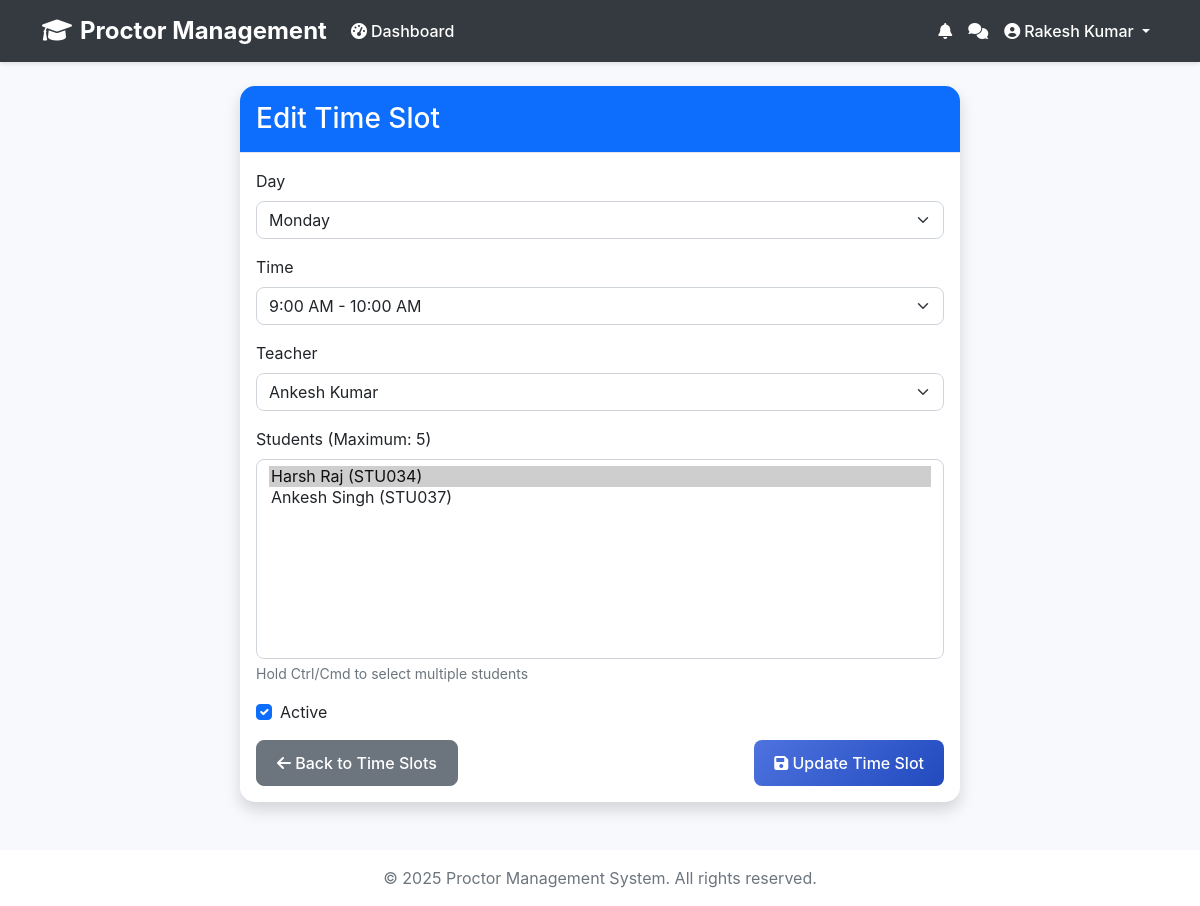
/admin-panel/time-slots/edit/42/ (signed in), run on the app's committed database.
### accounts/models.py (models this page shows, shortened)
class User(AbstractUser):
    ROLE_CHOICES = (
        ('student', 'Student'),
        ('teacher', 'Teacher'),
        ('admin', 'Admin'),
    )
    role = models.CharField(max_length=10, choices=ROLE_CHOICES, default='student')
    phone_number = models.CharField(max_length=15, blank=True, null=True)
    address = models.TextField(blank=True, null=True)
    is_email_verified = models.BooleanField(default=False)
    password_reset_token = models.CharField(max_length=32, null=True, blank=True)
    password_reset_expires = models.DateTimeField(null=True, blank=True)

### admin_panel/models.py (models this page shows, shortened)
class TimeSlot(models.Model):
    DAY_CHOICES = [
        (0, 'Monday'),
        (1, 'Tuesday'),
        (2, 'Wednesday'),
        (3, 'Thursday'),
        (4, 'Friday'),
        (5, 'Saturday'),
        (6, 'Sunday'),
    ]
    TIME_CHOICES = [
        (1, '9:00 AM - 10:00 AM'),
        (2, '10:00 AM - 11:00 AM'),
        (3, '11:00 AM - 12:00 PM'),
        (4, '12:00 PM - 1:00 PM'),
        (5, '2:00 PM - 3:00 PM'),
        (6, '3:00 PM - 4:00 PM'),
        (7, '4:00 PM - 5:00 PM'),
    ]
    day = models.IntegerField(choices=DAY_CHOICES)
    time = models.IntegerField(choices=TIME_CHOICES)
    teacher = models.ForeignKey('teacher.Teacher', on_delete=models.CASCADE, related_name='time_slots')
    students = models.ManyToManyField('student.Student', related_name='time_slots')
    is_active = models.BooleanField(default=True)
    created_at = models.DateTimeField(auto_now_add=True)
    updated_at = models.DateTimeField(auto_now=True)
    class Meta:
        unique_together = ['day', 'time', 'teacher']
        ordering = ['day', 'time']

### teacher/models.py (models this page shows, shortened)
class Teacher(models.Model):
    user = models.OneToOneField(User, on_delete=models.CASCADE)
    department = models.CharField(max_length=100)
    designation = models.CharField(max_length=100)

### student/models.py (models this page shows, shortened)
class Student(models.Model):
    user = models.OneToOneField(settings.AUTH_USER_MODEL, on_delete=models.CASCADE)
    roll_number = models.CharField(max_length=20, unique=True)
    department = models.CharField(max_length=100)
    semester = models.IntegerField()
    assigned_proctor = models.ForeignKey('proctor.Proctor', on_delete=models.SET_NULL, null=True, related_name='assigned_students')
    created_at = models.DateTimeField(auto_now_add=True, null=True, blank=True)
    updated_at = models.DateTimeField(auto_now=True)
    date_of_birth = models.DateField(null=True, blank=True)

### admin_panel/views.py (the view, shortened to what this page needs)
# urls.py: path('time-slots/edit/<int:slot_id>/', views.edit_time_slot, name='edit_time_slot'),
@login_required
def edit_time_slot(request, slot_id):
    if request.user.role != 'admin':
        return redirect('dashboard')
    time_slot = get_object_or_404(TimeSlot, id=slot_id)
    settings = RoutineGeneratorSettings.objects.first()
    teachers = Teacher.objects.all()
    students = Student.objects.all()
    context = {
        'time_slot': time_slot,
        'teachers': teachers,
        'students': students,
        'day_choices': TimeSlot.DAY_CHOICES,
        'time_choices': TimeSlot.TIME_CHOICES,
        'max_students': settings.students_per_slot if settings else 5,
    }
    return render(request, 'admin_panel/edit_time_slot.html', context)

### accounts/context_processors.py (called while the page is built)
def unread_notifications_count(request):
    if request.user.is_authenticated:
        count = Notification.objects.filter(user=request.user, is_read=False).count()
    else:
        count = 0
    return {'unread_notifications_count': count}

### admin_panel/templates/admin_panel/edit_time_slot.html (shortened to what this page needs)
{% extends 'accounts/base.html' %}
{% block content %}
<div class="container">
    <div class="row mb-4">
        <div class="col-md-8 offset-md-2">
            <div class="card shadow">
                <div class="card-header bg-primary text-white">
                    <h3 class="mb-0">Edit Time Slot</h3>
                </div>
                <div class="card-body">
                    <form method="post">
                        <div class="mb-3">
                            <label for="day" class="form-label">Day</label>
                            <select class="form-select" id="day" name="day" required>
                                {% for value, label in day_choices %}
                                    <option value="{{ value }}" {% if value == time_slot.day %}selected{% endif %}>{{ label }}</option>
                                {% endfor %}
                            </select>
                        </div>
                        <div class="mb-3">
                            <label for="time" class="form-label">Time</label>
                            <select class="form-select" id="time" name="time" required>
                                {% for value, label in time_choices %}
                                    <option value="{{ value }}" {% if value == time_slot.time %}selected{% endif %}>{{ label }}</option>
                                {% endfor %}
                            </select>
                        </div>
                        <div class="mb-3">
                            <label for="teacher" class="form-label">Teacher</label>
                            <select class="form-select" id="teacher" name="teacher" required>
                                {% for teacher in teachers %}
                                    <option value="{{ teacher.id }}" {% if teacher.id == time_slot.teacher.id %}selected{% endif %}>
                                        {{ teacher.user.get_full_name }}
                                    </option>
                                {% endfor %}
                            </select>
                        </div>
                        <div class="mb-3">
                            <label for="students" class="form-label">Students (Maximum: {{ max_students }})</label>
                            <select class="form-select" id="students" name="students" multiple required>
                                {% for student in students %}
                                    <option value="{{ student.id }}" {% if student in time_slot.students.all %}selected{% endif %}>
                                        {{ student.user.get_full_name }} ({{ student.roll_number }})
                                    </option>
                                {% endfor %}
                            </select>
                            <div class="form-text">Hold Ctrl/Cmd to select multiple students</div>
                        </div>
                        <div class="mb-3">
                            <div class="form-check">
                                <input type="checkbox" class="form-check-input" id="is_active" name="is_active" {% if time_slot.is_active %}checked{% endif %}>
                                <label class="form-check-label" for="is_active">Active</label>
                            </div>
                        </div>
                        <div class="d-flex justify-content-between">
                            <a href="{% url 'time_slots' %}" class="btn btn-secondary">
                                <i class="fas fa-arrow-left"></i> Back to Time Slots
                            </a>
                            <button type="submit" class="btn btn-primary">
                                <i class="fas fa-save"></i> Update Time Slot
                            </button>
                        </div>
                    </form>
                </div>
            </div>
        </div>
    </div>
</div>
{% endblock %}

### accounts/templates/accounts/base.html (shortened to what this page needs)
<!DOCTYPE html>
<html lang="en">
<head>
    <link href="https://cdn.jsdelivr.net/npm/bootstrap@5.1.3/dist/css/bootstrap.min.css" rel="stylesheet">
    <link href="https://cdnjs.cloudflare.com/ajax/libs/font-awesome/6.0.0/css/all.min.css" rel="stylesheet">
</head>
<body>
    <nav class="navbar navbar-expand-lg navbar-dark">
        <div class="container">
            <a class="navbar-brand" href="{% url 'home' %}">
                <i class="fas fa-graduation-cap me-2"></i>Proctor Management
            </a>
            <div class="collapse navbar-collapse" id="navbarNav">
                <ul class="navbar-nav me-auto">
                    {% if user.is_authenticated %}
                        <li class="nav-item">
                            <a class="nav-link" href="{% url 'dashboard' %}">
                                <i class="fas fa-tachometer-alt me-1"></i>Dashboard
                            </a>
                        </li>
                    {% endif %}
                </ul>
                <ul class="navbar-nav">
                    {% if user.is_authenticated %}
                        <li class="nav-item">
                            <a class="nav-link position-relative" href="{% url 'notifications' %}">
                                <i class="fas fa-bell"></i>
                            </a>
                        </li>
                        <li class="nav-item">
                            <a class="nav-link position-relative" href="{% if user.teacher %}{% url 'teacher_chat' %}{% elif user.student %}{% url 'student_chat' %}{% endif %}">
                                <i class="fas fa-comments"></i>
                            </a>
                        </li>
                        <li class="nav-item dropdown">
                            <a class="nav-link dropdown-toggle" href="#" id="navbarDropdown" role="button" data-bs-toggle="dropdown">
                                <i class="fas fa-user-circle me-1"></i>{{ user.get_full_name }}
                            </a>
                        </li>
                    {% endif %}
                </ul>
            </div>
        </div>
    </nav>
    <div class="container py-4">
        {% block content %}
        {% endblock %}
    </div>
    <footer class="footer mt-auto py-3 bg-white">
        <div class="container text-center">
            <span class="text-muted">© 2025 Proctor Management System. All rights reserved.</span>
        </div>
    </footer>
</body>
</html>

### accounts/templates/accounts/base.html (style rules this page uses)
:root { --primary-color: #4e73df; --secondary-color: #858796; --success-color: #1cc88a; --info-color: #36b9cc; --warning-color: #f6c23e; --danger-color: #e74a3b; }
body { font-family: 'Nunito', -apple-system, BlinkMacSystemFont, "Segoe UI", Roboto, "Helvetica Neue", Arial, sans-serif; background-color: #f8f9fc; }
.navbar { background-color: #343a40; box-shadow: 0 2px 4px rgba(0,0,0,.1); }
.navbar-brand { font-weight: 700; font-size: 1.5rem; color: white !important; }
.nav-link { font-weight: 500; padding: 0.5rem 1rem; transition: all 0.3s ease; color: white !important; }
.card { border: none; border-radius: 0.35rem; box-shadow: 0 0.15rem 1.75rem 0 rgba(58, 59, 69, 0.15); }
.card-header { background-color: #f8f9fc; border-bottom: 1px solid #e3e6f0; padding: 1rem; }
.btn { border-radius: 0.35rem; padding: 0.375rem 0.75rem; font-weight: 500; transition: all 0.3s ease; }
.btn-primary { background: linear-gradient(135deg, var(--primary-color) 0%, #224abe 100%); border: none; }

### admin_panel/templates/admin_panel/edit_time_slot.html (style rules this page uses)
.card { border: none; border-radius: 15px; }
.card-header { border-radius: 15px 15px 0 0 !important; }
.btn { padding: 10px 20px; border-radius: 8px; }
.form-select { border-radius: 8px; }
#students { height: 200px; }

### data on the page
User: get_full_name "Rakesh Kumar"
TimeSlot: day "Monday", time "9:00 AM - 10:00 AM", teacher "Ankesh Kumar", students "Harsh Raj (STU034) ☑ / Ankesh Singh (STU037)", is_active "☑"

### other printed values
{{ max_students }} "5"
